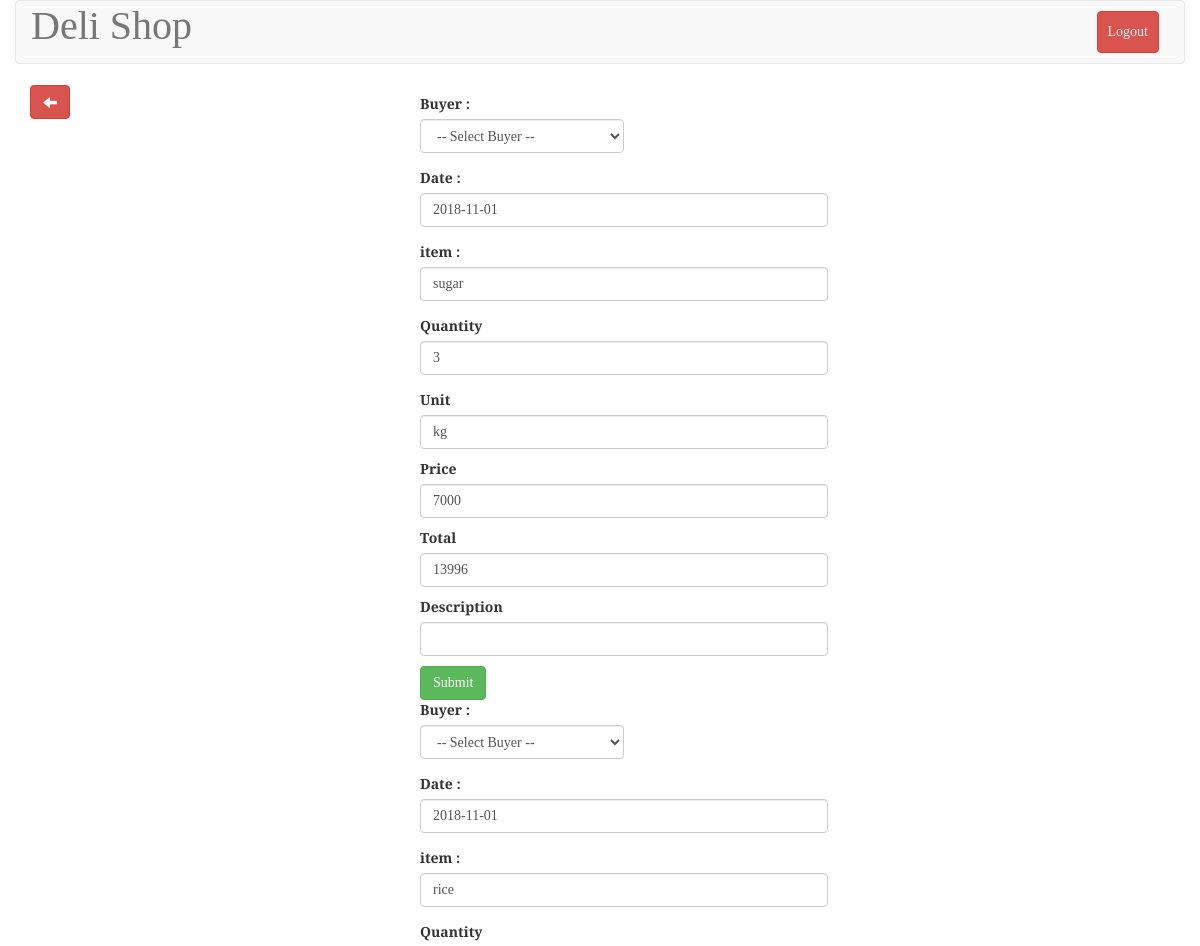
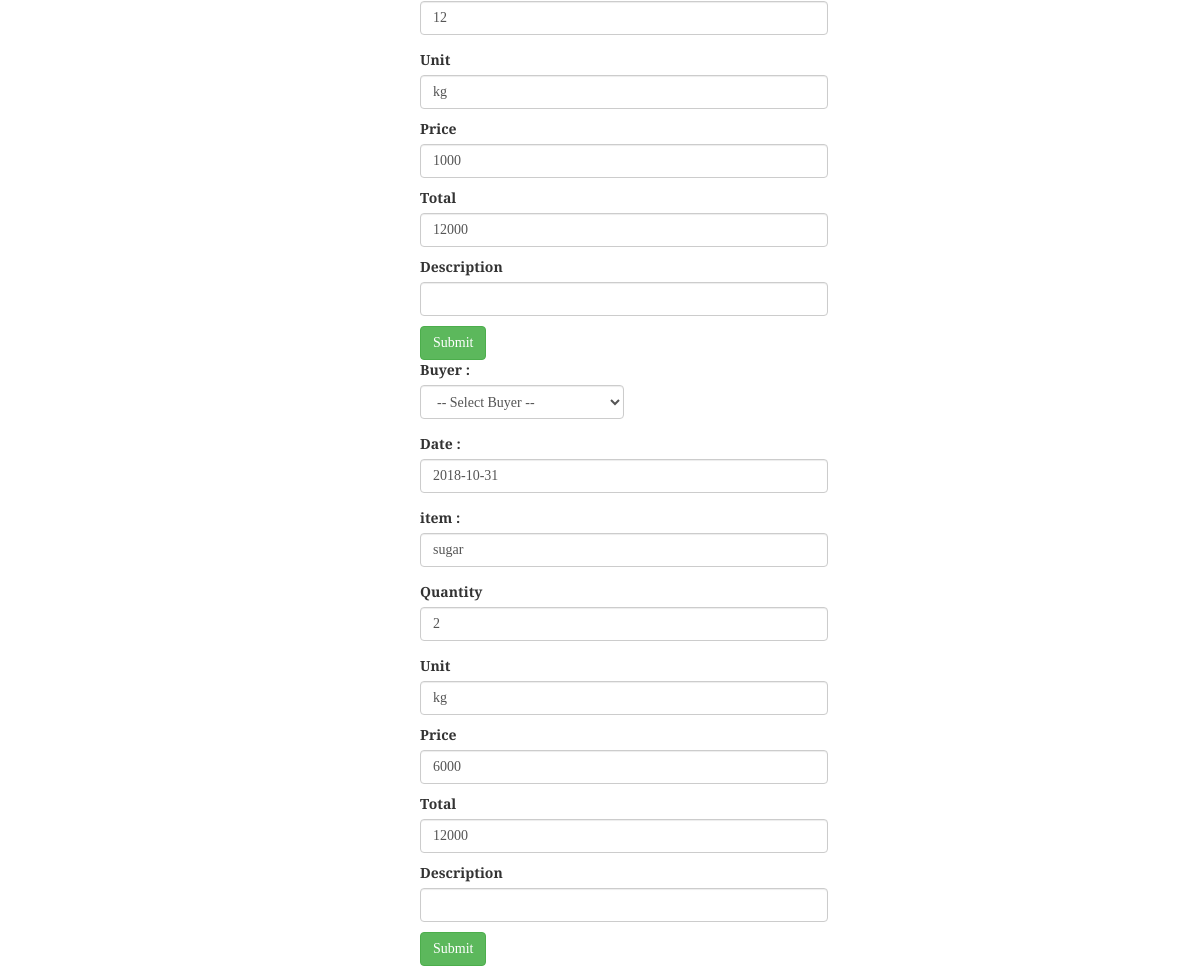
Screenshot of /process/edit_expenses.php (signed in) with the database file from the repository (2 pictures, top to bottom).
### tables this page shows
CREATE TABLE `tb_expenses` (
  `id` int(11) NOT NULL AUTO_INCREMENT,
  `buyer` int(11) NOT NULL,
  `date` date NOT NULL,
  `date_insert` date NOT NULL,
  `item` varchar(200) NOT NULL,
  `qty` double NOT NULL,
  `unit` varchar(10) NOT NULL,
  `price` double NOT NULL,
  `total` double NOT NULL,
  `description` varchar(100) NOT NULL,
  PRIMARY KEY (`id`)
);

### process/edit_expenses.php (the view, shortened to what this page needs)
<?php
    include('../layout/headercasier.php');
    include '../koneksi.php';
    $expenses = mysqli_query($conn, "SELECT * FROM tb_expenses");
?>
	<body>
			<div class="container-fluid">
				<div class="row">
					<div class="col-md-12 header">
						<nav class="navbar navbar-default" role="navigation">
							<div class="container-fluid">
								<div class="navbar-header">
									<a class="navbar-brand" style="font-size: 40px;" href="#">Deli Shop</a>
								</div>
								<div class="collapse navbar-collapse navbar-ex1-collapse">
									<ul class="nav navbar-nav navbar-right">
										<li><a type="button" class="btn btn-danger" style="margin: 10px; padding: 10px;" href="logout.php">Logout</a></li>
									</ul>
								</div>
							</div>
						</nav>
					</div>
				</div>
			</div>
			<div class="container">
				<div class="row">
					<div class="col-md-4 sidebar">
						<a type="button" href="../backend/expenses.php" class="btn btn-danger glyphicon glyphicon-arrow-left"></a>
					</div>
					<div class="col-md-8 articles">
						<div class="row">
							<div class="col-md-12" style="margin: 10px 0px">
								<?php while($d=mysqli_fetch_array($expenses)){?>
								<form action="../process/update_expenses.php" method="POST" role="form" id="directPay_div">
									<table>
											<tr>
												<td>	<div class="form-group">
											      <label for="usr">Buyer :</label>
											      <select  name="buyer" class="form-control" require="required">
					                                    <option>-- Select Buyer --</option>
					                                </select>
											    </div></td>
											</tr>
											<tr>
												<td>	<div class="form-group">
											      <label for="usr">Date :</label>
											      <input type="text" style="width: 200%; margin-bottom: 5px;" class="form-control" name="date" id="usr" value="<?php echo$d['date'];?>">
											    </div></td>
											</tr>
											<tr>
												<td>	<div class="form-group">
											      <label for="usr">item :</label>
											      <input type="text" style="width: 200%; margin-bottom: 5px;" class="form-control" name="item" id="usr" value="<?php echo $d['item'];?>">
											    </div></td>
											</tr>
											<tr>
												<td>	<div class="form-group">
											      <label for="usr">Quantity</label>
											      <input type="text" style="width: 200%; margin-bottom: 5px;" class="form-control" name="qty" id="usr" value="<?php echo $d['qty'];?>">
											    </div></td>
											</tr>
											<tr>
												<td><label for="usr">Unit</label>
													<input type="text" style="width: 200%; margin-bottom: 10px;" class="form-control" name="unit" id="usr" value="<?php echo $d['unit'];?>"></td>
											</tr>
											<tr>
												<td><label for="usr">Price</label>
													<input type="text" style="width: 200%; margin-bottom: 10px;" class="form-control" name="price" id="usr" value="<?php echo $d['price'];?>"></td>
											</tr>
											<tr>
												<td><label for="usr">Total</label>
													<input type="text" style="width: 200%; margin-bottom: 10px;" class="form-control" name="total" id="usr" value="<?php echo $d['total'];?>"></td>
											</tr>
											<tr>
												<td><label for="usr">Description</label>
													<input type="text" style="width: 200%; margin-bottom: 10px;" class="form-control" name="description" id="usr" value="<?php echo $d['description'];?>"></td>
											</tr>
											<tr>
												<td><button type="submit" class="btn btn-success" id="add_item_btn" name=Submit>Submit</button></td>
											</tr>
									</table>
								</form>
								<?php }?>
							</div>
						</div>
					</div>
				</div>
			</div>
	</body>
</html>

### layout/headercasier.php (shortened to what this page needs)
<!DOCTYPE html>
<html lang="en">
<head>
    <link rel="stylesheet" type="text/css" href="<?php echo $_SESSION['url']; ?>assets/jquery.dataTables.min.css">
    <link rel="stylesheet" href="<?php echo $_SESSION['url']; ?>assets/bootstrap3.3.7/css/bootstrap.min.css">
    <link href="<?php echo $_SESSION['url']; ?>assets/select2.min.css" rel="stylesheet" />
    <link rel="stylesheet" href="<?php echo $_SESSION['url']; ?>assets/chart.css">
    <link rel="stylesheet" href="<?php echo $_SESSION['url']; ?>css/myStyle.css">
</head>

### css/myStyle.css (style rules this page uses)
html, body { font-family: 'Slabo 27px', serif; }
.navbar-default .navbar-nav>li>a { color: #f0f0f0 !important; }

### rows the page displays
tb_expenses: date "2018-11-01", item "sugar", qty "3", unit "kg", price "7000", total "13996"
tb_expenses: date "2018-11-01", item "rice", qty "12", unit "kg", price "1000", total "12000"
tb_expenses: date "2018-10-31", item "sugar", qty "2", unit "kg", price "6000", total "12000"
